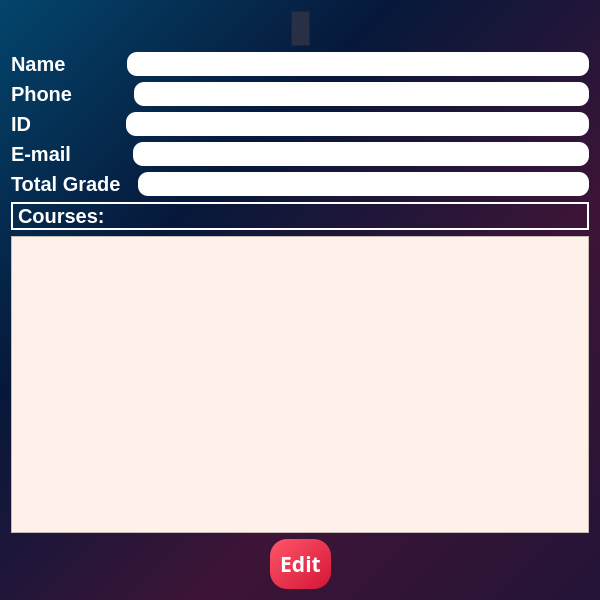
<?xml version="1.0" encoding="UTF-8"?>
<ui version="4.0">
 <class>StudentInfoPage</class>
 <widget class="QDialog" name="StudentInfoPage">
  <property name="geometry">
   <rect>
    <x>0</x>
    <y>0</y>
    <width>600</width>
    <height>600</height>
   </rect>
  </property>
  <property name="windowTitle">
   <string>Student Info Page</string>
  </property>
  <property name="windowIcon">
   <iconset theme="emblem-system">
    <normaloff>.</normaloff>.</iconset>
  </property>
  <property name="styleSheet">
   <string notr="true">/*Copyright (c) DevSec Studio. All rights reserved.

MIT License

Permission is hereby granted, free of charge, to any person obtaining a copy
of this software and associated documentation files (the &quot;Software&quot;), to deal
in the Software without restriction, including without limitation the rights
to use, copy, modify, merge, publish, distribute, sublicense, and/or sell
copies of the Software, and to permit persons to whom the Software is
furnished to do so, subject to the following conditions:

The above copyright notice and this permission notice shall be included in all
copies or substantial portions of the Software.

THE SOFTWARE IS PROVIDED *AS IS*, WITHOUT WARRANTY OF ANY KIND, EXPRESS OR
IMPLIED, INCLUDING BUT NOT LIMITED TO THE WARRANTIES OF MERCHANTABILITY,
FITNESS FOR A PARTICULAR PURPOSE AND NONINFRINGEMENT. IN NO EVENT SHALL THE
AUTHORS OR COPYRIGHT HOLDERS BE LIABLE FOR ANY CLAIM, DAMAGES OR OTHER
LIABILITY, WHETHER IN AN ACTION OF CONTRACT, TORT OR OTHERWISE, ARISING FROM,
OUT OF OR IN CONNECTION WITH THE SOFTWARE OR THE USE OR OTHER DEALINGS IN THE SOFTWARE.
*/

/*-----QWidget-----*/
QWidget
{
background: qlineargradient(x1:0, y1:0, x2:1, y2:1, stop:0 #04456c, stop:0.33 #06183a, stop:0.67 #3d1437, stop:1 #231437);

	color: #ffffff;
	border-color: #000000;

}


/*-----QLabel-----*/
QLabel
{
	background-color: #292f45;
	color: #b9b9bb;
	border-color: #000000;

}


/*-----QPushButton-----*/
QPushButton
{
	background-color: #f0742f;
	color: #fff;
	font-weight: bold;
	border-style: solid;
	border-width: 1px;
	border-radius: 17px;
	border-color: #f0742f;
	padding: 10px;

}


QPushButton::hover
{
	background-color: #fc7c11;
	color: #fff;

}


QPushButton::pressed
{
	background-color: #ff6b35;
	color: #fff;

}


/*-----QToolButton-----*/
QToolButton
{
	background-color: #292f45;
	color: #000000;
	border-style: solid;
	border-color: #000000;

}


QToolButton::hover
{
	background-color: #fc7c11;
	color: #000000;
	padding: 2px;
	border-radius: 15px;
	border-color: #fc7c11;

}


QToolButton::pressed
{
	background-color: #fc7c11;
	color: #000000;
	border-style: solid;
	border-width: 2px;

}


/*-----QLineEdit-----*/
QLineEdit{
	background-color: rgb(255, 255, 255);
	color: #b9b9bb;
	font-weight: bold;
	border-style: solid;
	border-width: 2px;
	border-top: 0px;
	border-left: 0px;
	border-right: 0px;
	border-color: #b9b9bb;
	padding: 10px;

}


/*-----QCheckBox-----*/
QCheckBox
{
	background-color: transparent;
	color: #b9b9bb;
	font-weight: bold;

}


QCheckBox::indicator
{
    color: #b1b1b1;
    background-color: #00111d;
    border: 1px solid #f0742f;
    width: 12px;
    height: 12px;

}


QCheckBox::indicator:checked
{
    image:url(&quot;./ressources/check.png&quot;); /*To replace*/
	background-color: #1f2b2b;
    border: 1px solid #f0742f;

}


QCheckBox::indicator:unchecked:hover
{
    border: 1px solid #f0742f;

}


QCheckBox::disabled
{
	color: #656565;

}


QCheckBox::indicator:disabled
{
	background-color: #656565;
	color: #656565;
    border: 1px solid #656565;

}
</string>
  </property>
  <layout class="QVBoxLayout" name="verticalLayout">
   <item>
    <layout class="QHBoxLayout" name="horizontalLayout_2">
     <item>
      <spacer name="horizontalSpacer">
       <property name="orientation">
        <enum>Qt::Horizontal</enum>
       </property>
       <property name="sizeHint" stdset="0">
        <size>
         <width>40</width>
         <height>20</height>
        </size>
       </property>
      </spacer>
     </item>
     <item>
      <widget class="QLabel" name="FLNameLabel">
       <property name="font">
        <font>
         <pointsize>22</pointsize>
        </font>
       </property>
       <property name="frameShape">
        <enum>QFrame::StyledPanel</enum>
       </property>
       <property name="text">
        <string/>
       </property>
      </widget>
     </item>
     <item>
      <spacer name="horizontalSpacer_2">
       <property name="orientation">
        <enum>Qt::Horizontal</enum>
       </property>
       <property name="sizeHint" stdset="0">
        <size>
         <width>40</width>
         <height>20</height>
        </size>
       </property>
      </spacer>
     </item>
    </layout>
   </item>
   <item>
    <layout class="QHBoxLayout" name="horizontalLayout" stretch="0,1">
     <item>
      <widget class="QLabel" name="label_3">
       <property name="font">
        <font>
         <pointsize>-1</pointsize>
         <bold>true</bold>
        </font>
       </property>
       <property name="styleSheet">
        <string notr="true">color:#ffffff;
 font-weight: bold;
background: None;
font-size: 20px;</string>
       </property>
       <property name="frameShape">
        <enum>QFrame::NoFrame</enum>
       </property>
       <property name="text">
        <string>Name          </string>
       </property>
      </widget>
     </item>
     <item>
      <widget class="QLabel" name="nameLabel">
       <property name="font">
        <font>
         <pointsize>12</pointsize>
        </font>
       </property>
       <property name="autoFillBackground">
        <bool>false</bool>
       </property>
       <property name="styleSheet">
        <string notr="true">  position: relative;
  display: inline-block;
  height: 32px;
  width: 240px;
  margin: 0;
  padding: 0;
  background-color: #fff;
  border: none;
  border-radius: 10px;</string>
       </property>
       <property name="frameShape">
        <enum>QFrame::Box</enum>
       </property>
       <property name="text">
        <string/>
       </property>
       <property name="openExternalLinks">
        <bool>false</bool>
       </property>
      </widget>
     </item>
    </layout>
   </item>
   <item>
    <layout class="QHBoxLayout" name="horizontalLayout_5" stretch="0,1">
     <item>
      <widget class="QLabel" name="label_16">
       <property name="font">
        <font>
         <pointsize>-1</pointsize>
         <bold>true</bold>
        </font>
       </property>
       <property name="styleSheet">
        <string notr="true">color:#ffffff;
 font-weight: bold;
background: None;
font-size: 20px;</string>
       </property>
       <property name="frameShape">
        <enum>QFrame::NoFrame</enum>
       </property>
       <property name="text">
        <string>Phone          </string>
       </property>
      </widget>
     </item>
     <item>
      <widget class="QLabel" name="phoneLabel">
       <property name="font">
        <font>
         <pointsize>12</pointsize>
        </font>
       </property>
       <property name="autoFillBackground">
        <bool>false</bool>
       </property>
       <property name="styleSheet">
        <string notr="true">  position: relative;
  display: inline-block;
  height: 32px;
  width: 240px;
  margin: 0;
  padding: 0;
  background-color: #fff;
  border: none;
  border-radius: 10px;</string>
       </property>
       <property name="frameShape">
        <enum>QFrame::Box</enum>
       </property>
       <property name="text">
        <string/>
       </property>
       <property name="openExternalLinks">
        <bool>false</bool>
       </property>
      </widget>
     </item>
    </layout>
   </item>
   <item>
    <layout class="QHBoxLayout" name="horizontalLayout_7" stretch="0,1">
     <item>
      <widget class="QLabel" name="label_18">
       <property name="font">
        <font>
         <pointsize>-1</pointsize>
         <bold>true</bold>
        </font>
       </property>
       <property name="styleSheet">
        <string notr="true">color:#ffffff;
 font-weight: bold;
background: None;
font-size: 20px;</string>
       </property>
       <property name="frameShape">
        <enum>QFrame::NoFrame</enum>
       </property>
       <property name="text">
        <string>ID                </string>
       </property>
      </widget>
     </item>
     <item>
      <widget class="QLabel" name="idLabel">
       <property name="font">
        <font>
         <pointsize>12</pointsize>
        </font>
       </property>
       <property name="autoFillBackground">
        <bool>false</bool>
       </property>
       <property name="styleSheet">
        <string notr="true">  position: relative;
  display: inline-block;
  height: 32px;
  width: 240px;
  margin: 0;
  padding: 0;
  background-color: #fff;
  border: none;
  border-radius: 10px;</string>
       </property>
       <property name="frameShape">
        <enum>QFrame::Box</enum>
       </property>
       <property name="text">
        <string/>
       </property>
       <property name="openExternalLinks">
        <bool>false</bool>
       </property>
      </widget>
     </item>
    </layout>
   </item>
   <item>
    <layout class="QHBoxLayout" name="horizontalLayout_3" stretch="0,1">
     <item>
      <widget class="QLabel" name="label_12">
       <property name="font">
        <font>
         <pointsize>-1</pointsize>
         <bold>true</bold>
        </font>
       </property>
       <property name="styleSheet">
        <string notr="true">color:#ffffff;
 font-weight: bold;
background: None;
font-size: 20px;</string>
       </property>
       <property name="frameShape">
        <enum>QFrame::NoFrame</enum>
       </property>
       <property name="text">
        <string>E-mail          </string>
       </property>
      </widget>
     </item>
     <item>
      <widget class="QLabel" name="emailLabel">
       <property name="font">
        <font>
         <pointsize>12</pointsize>
        </font>
       </property>
       <property name="autoFillBackground">
        <bool>false</bool>
       </property>
       <property name="styleSheet">
        <string notr="true">  position: relative;
  display: inline-block;
  height: 32px;
  width: 240px;
  margin: 0;
  padding: 0;
  background-color: #fff;
  border: none;
  border-radius: 10px;</string>
       </property>
       <property name="frameShape">
        <enum>QFrame::Box</enum>
       </property>
       <property name="text">
        <string/>
       </property>
       <property name="openExternalLinks">
        <bool>false</bool>
       </property>
      </widget>
     </item>
    </layout>
   </item>
   <item>
    <layout class="QHBoxLayout" name="horizontalLayout_8" stretch="0,1">
     <item>
      <widget class="QLabel" name="label_20">
       <property name="font">
        <font>
         <pointsize>-1</pointsize>
         <bold>true</bold>
        </font>
       </property>
       <property name="styleSheet">
        <string notr="true">color:#ffffff;
 font-weight: bold;
background: None;
font-size: 20px;</string>
       </property>
       <property name="frameShape">
        <enum>QFrame::NoFrame</enum>
       </property>
       <property name="text">
        <string>Total Grade  </string>
       </property>
      </widget>
     </item>
     <item>
      <widget class="QLabel" name="tGradeLabel">
       <property name="font">
        <font>
         <pointsize>12</pointsize>
        </font>
       </property>
       <property name="autoFillBackground">
        <bool>false</bool>
       </property>
       <property name="styleSheet">
        <string notr="true">  position: relative;
  display: inline-block;
  height: 32px;
  width: 240px;
  margin: 0;
  padding: 0;
  background-color: #fff;
  border: none;
  border-radius: 10px;</string>
       </property>
       <property name="frameShape">
        <enum>QFrame::Box</enum>
       </property>
       <property name="text">
        <string/>
       </property>
       <property name="openExternalLinks">
        <bool>false</bool>
       </property>
      </widget>
     </item>
    </layout>
   </item>
   <item>
    <widget class="QLabel" name="label_6">
     <property name="font">
      <font>
       <pointsize>-1</pointsize>
       <bold>true</bold>
      </font>
     </property>
     <property name="styleSheet">
      <string notr="true">color:#ffffff;
 font-weight: bold;
background: None;
font-size: 20px;
border: 2px solid white;</string>
     </property>
     <property name="frameShape">
      <enum>QFrame::Box</enum>
     </property>
     <property name="text">
      <string>Courses:</string>
     </property>
    </widget>
   </item>
   <item>
    <widget class="QTableWidget" name="studentTableInfo">
     <property name="styleSheet">
      <string notr="true">QWidget {
    background-color: rgb(255, 241, 233);
    color: #ffffff;
 font-weight: bold;
}

QHeaderView::section {
    background-color: qlineargradient(spread:pad, x1:0, y1:0, x2:1, y2:1, stop:0 rgba(254, 86, 106, 255), stop:1 rgba(213, 21, 53, 255));
    padding: 4px;
    border: 1px solid #fffff8;
    font-size: 16pt;
}

QTableWidget {
    gridline-color: #fffff8;
    font-size: 14pt;
}

QTableView::item 
{
    font-size: 14pt;
	color: rgb(0, 0, 0);
    font-size: 14pt;
}
</string>
     </property>
     <property name="editTriggers">
      <set>QAbstractItemView::NoEditTriggers</set>
     </property>
     <property name="alternatingRowColors">
      <bool>true</bool>
     </property>
     <property name="selectionMode">
      <enum>QAbstractItemView::SingleSelection</enum>
     </property>
     <property name="selectionBehavior">
      <enum>QAbstractItemView::SelectRows</enum>
     </property>
     <property name="sortingEnabled">
      <bool>true</bool>
     </property>
     <attribute name="horizontalHeaderStretchLastSection">
      <bool>true</bool>
     </attribute>
    </widget>
   </item>
   <item>
    <layout class="QHBoxLayout" name="horizontalLayout_4">
     <item>
      <spacer name="horizontalSpacer_3">
       <property name="orientation">
        <enum>Qt::Horizontal</enum>
       </property>
       <property name="sizeHint" stdset="0">
        <size>
         <width>40</width>
         <height>20</height>
        </size>
       </property>
      </spacer>
     </item>
     <item>
      <widget class="QPushButton" name="editPushButton">
       <property name="font">
        <font>
         <family>Gilroy</family>
         <pointsize>16</pointsize>
         <bold>true</bold>
        </font>
       </property>
       <property name="styleSheet">
        <string notr="true">background: qlineargradient(spread:pad, x1:0, y1:0, x2:1, y2:1, stop:0 rgba(254, 86, 106, 255), stop:1 rgba(213, 21, 53, 255));
border: none;
font-family: Gilroy,sans-serif;
</string>
       </property>
       <property name="text">
        <string>Edit</string>
       </property>
      </widget>
     </item>
     <item>
      <spacer name="horizontalSpacer_4">
       <property name="orientation">
        <enum>Qt::Horizontal</enum>
       </property>
       <property name="sizeHint" stdset="0">
        <size>
         <width>40</width>
         <height>20</height>
        </size>
       </property>
      </spacer>
     </item>
    </layout>
   </item>
  </layout>
 </widget>
 <resources/>
 <connections/>
</ui>
